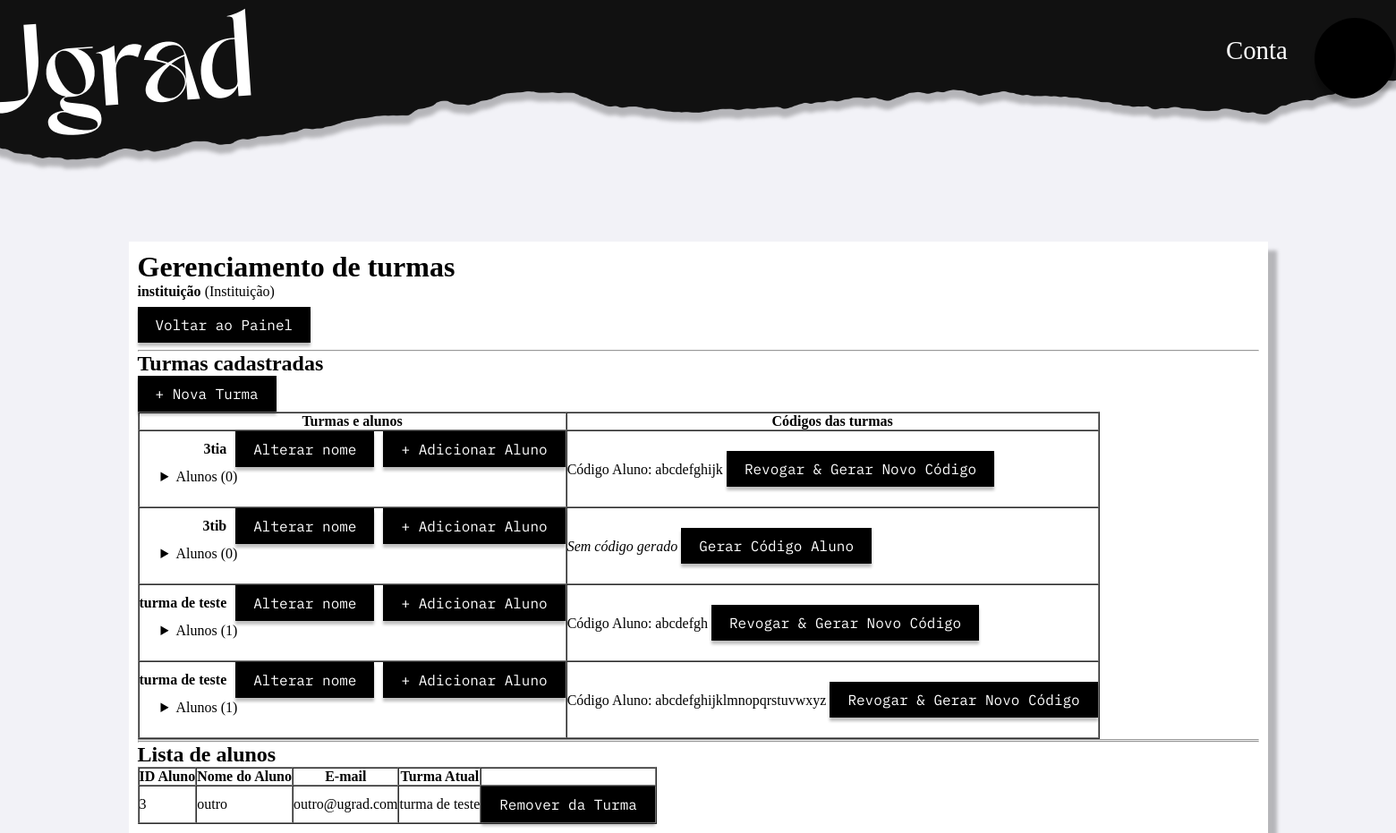
The app's page /gerenciar_turmas.php (signed in), older data.
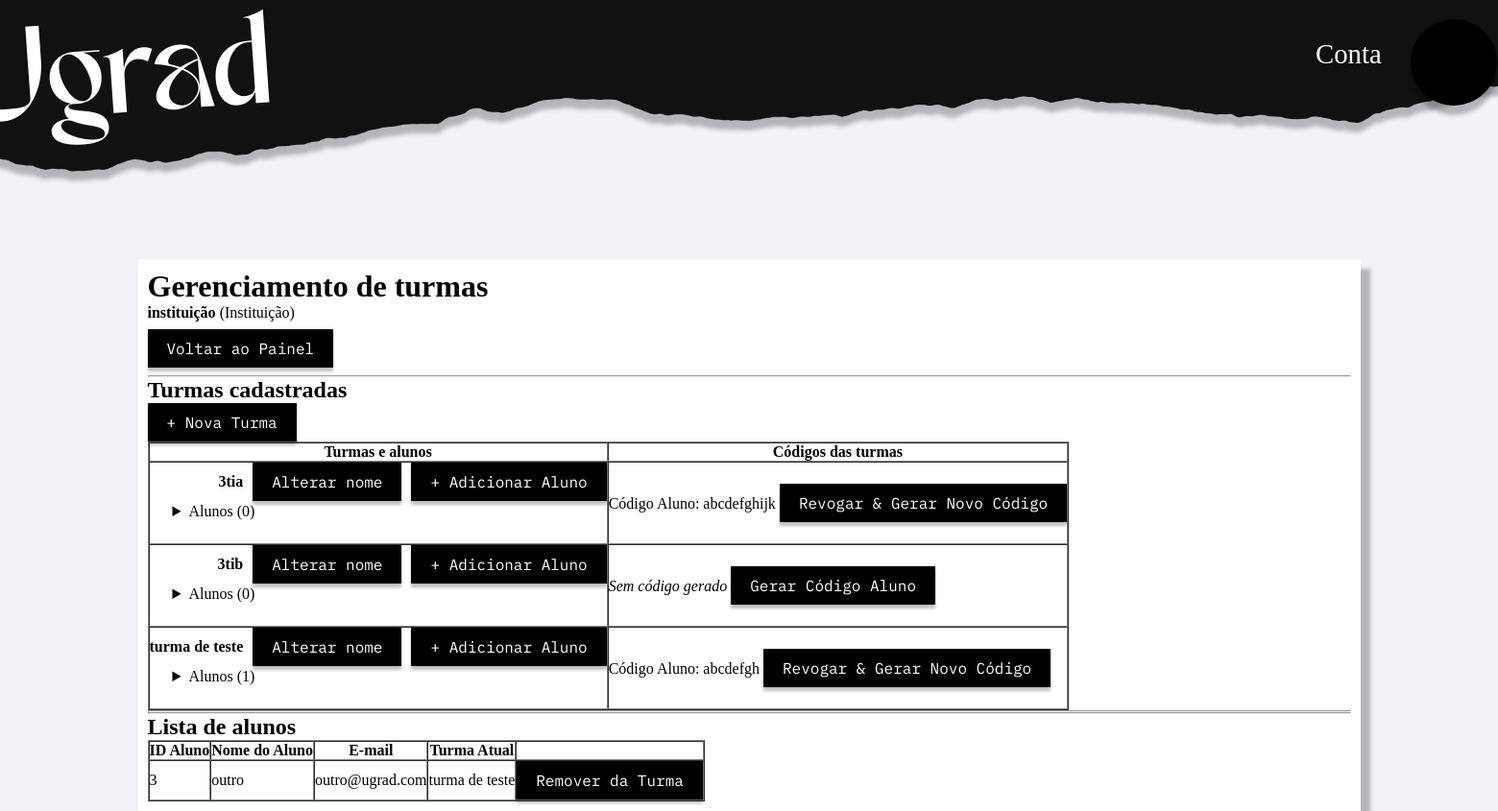
The same page, newer data.
### tables this page shows
CREATE TABLE codigo_instituicao(
  id_instituicao int NOT NULL,
  codigo varchar(30) UNIQUE NOT NULL,
  tipo_usuario int NOT NULL,
  id_turma int,
  FOREIGN KEY(id_instituicao) REFERENCES usuarios(id),
  data_criacao timestamp DEFAULT CURRENT_TIMESTAMP
);

CREATE TABLE turmas(
  id int PRIMARY KEY AUTO_INCREMENT,
  nome varchar(25) NOT NULL,
  id_instituicao int NOT NULL,
  FOREIGN KEY (id_instituicao) REFERENCES usuarios(id)
);

CREATE TABLE extra_usuarios(
  id_usuario int PRIMARY KEY NOT NULL,
  FOREIGN KEY (id_usuario) REFERENCES usuarios (id),
  id_turma int,
  id_instituicao int,
  FOREIGN KEY (id_turma) REFERENCES turmas(id),
  FOREIGN KEY (id_instituicao) REFERENCES usuarios(id)
);

CREATE TABLE usuarios(
  id int PRIMARY KEY AUTO_INCREMENT,
  nome varchar(64),
  email varchar(128) unique NOT NULL,
  senha varchar(128) NOT NULL,
  descricao varchar(1000),
  tipo int NOT NULL,
  ativada boolean DEFAULT TRUE,
  imagem_perfil longblob,
  data_criacao timestamp DEFAULT CURRENT_TIMESTAMP,
  FOREIGN KEY (tipo) REFERENCES tipos_usuario (id)
);

### gerenciar_turmas.php (the view, shortened to what the changed rows need)
<?php
require_once 'Servidor/config.php';
$id_instituicao = $_SESSION['usuario_id_instituicao'];
$stmt_turmas = $pdo->prepare(
   'SELECT t.id, t.nome, c.codigo
    FROM turmas t
    LEFT JOIN codigo_instituicao c ON c.id_turma = t.id AND c.tipo_usuario = 1 AND c.id_instituicao = ?
    WHERE t.id_instituicao = ?
    ORDER BY t.nome ASC'
);
$stmt_turmas->execute([$id_instituicao, $id_instituicao]);
$turmas = $stmt_turmas->fetchAll();
$stmt_alunos = $pdo->prepare(
   'SELECT u.id, u.nome, u.email, e.id_turma, t.nome AS nome_turma
    FROM usuarios u
    LEFT JOIN extra_usuarios e ON e.id_usuario = u.id
    LEFT JOIN turmas t ON t.id = e.id_turma
    WHERE u.tipo = 1 AND e.id_instituicao = ?
    ORDER BY u.nome ASC'
);
$stmt_alunos->execute([$id_instituicao]);
$alunos = $stmt_alunos->fetchAll();
$alunos_por_turma = [];
foreach ($alunos as $a) {
    if (!empty($a['id_turma'])) {
        $alunos_por_turma[$a['id_turma']][] = $a;
    }
}
include 'header.php';
?>
    <div class="centrao">
    <div id="main_paper">
        <h1>Gerenciamento de turmas</h1>
        <br><p><a href="dashboard.php" class="btn-novo">Voltar ao Painel</a></p><br>
        <h2>Turmas cadastradas</h2>
        <?php if (count($turmas) > 0): ?>
            <table border="1" cellpadding="5" cellspacing="0">
                <thead>
                    <tr>
                        <th>Turmas e alunos</th>
                        <th>Códigos das turmas</th>
                    </tr>
                </thead>
                <tbody>
                    <?php foreach ($turmas as $t):
                        $alunos_da_turma = $alunos_por_turma[$t['id']] ?? [];
                    ?>
                        <tr>
                            <td>
                                <div id="div_nome_turma_<?= $t['id'] ?>" style="display: flex; align-items: center; gap: 10px; flex-wrap: wrap;" class="buttons_criar">
                                    <strong><?= htmlspecialchars($t['nome']) ?></strong>
                                    <button type="button" onclick="toggleEditarTurma(<?= $t['id'] ?>)" class="btn-novo">Alterar nome</button>
                                    <button type="button" onclick="toggleAddAlunoTurma(<?= $t['id'] ?>)" class="btn-novo">+ Adicionar Aluno</button>
                                </div>
                                <br>
                                <details style="font-size: 16px;">
                                    <summary>Alunos (<?= count($alunos_da_turma) ?>)</summary>
                                    <br>
                                </details>
                            </td>
                            <td>
                                <?php if (!empty($t['codigo'])): ?>
                                    <span>Código Aluno: <code><?= htmlspecialchars($t['codigo']) ?></code></span>
                                    <form action="" method="POST" style="display:inline;">
                                        <button type="submit" class="btn-novo" onclick="return confirm('Deseja revogar o código atual e gerar um novo?');">Revogar & Gerar Novo Código</button>
                                    </form>
                                <?php else: ?>
                                    <span><em>Sem código gerado</em></span>
                                    <form action="" method="POST" style="display:inline;">
                                        <button type="submit" class="btn-novo">Gerar Código Aluno</button>
                                    </form>
                                <?php endif; ?>
                            </td>
                        </tr>
                    <?php endforeach; ?>
                </tbody>
            </table>
        <?php else: ?>
            <p>Nenhuma turma cadastrada até o momento.</p>
        <?php endif; ?>
        <h2>Lista de alunos</h2>
        <?php if (count($alunos) > 0): ?>
            <table border="1" cellpadding="5" cellspacing="0">
                <thead>
                    <tr>
                        <th>ID Aluno</th>
                        <th>Nome do Aluno</th>
                        <th>E-mail</th>
                        <th>Turma Atual</th>
                        <th></th>
                    </tr>
                </thead>
                <tbody>
                    <?php foreach ($alunos as $a): ?>
                        <tr>
                            <td><?= $a['id'] ?></td>
                            <td><?= htmlspecialchars($a['nome']) ?></td>
                            <td><?= htmlspecialchars($a['email']) ?></td>
                            <td><?= $a['nome_turma'] ? htmlspecialchars($a['nome_turma']) : '<em>Sem Turma</em>' ?></td>
                            <td>
                                <?php if (!empty($a['id_turma'])): ?>
                                    <form action="" method="POST">
                                        <button type="submit" class="btn-novo">Remover da Turma</button>
                                    </form>
                                <?php else: ?>
                                    -
                                <?php endif; ?>
                            </td>
                        </tr>
                    <?php endforeach; ?>
                </tbody>
            </table>
        <?php else: ?>
            <p>Nenhum aluno encontrado.</p>
        <?php endif; ?>
    </div>
    </div>
</body>
</html>

Row changes from the older to the newer data that the page shows:
removed codigo_instituicao: id_turma.nome "turma de teste", id_turma "1", codigo "abcdefghijklmnopqrstuvwxyz"
